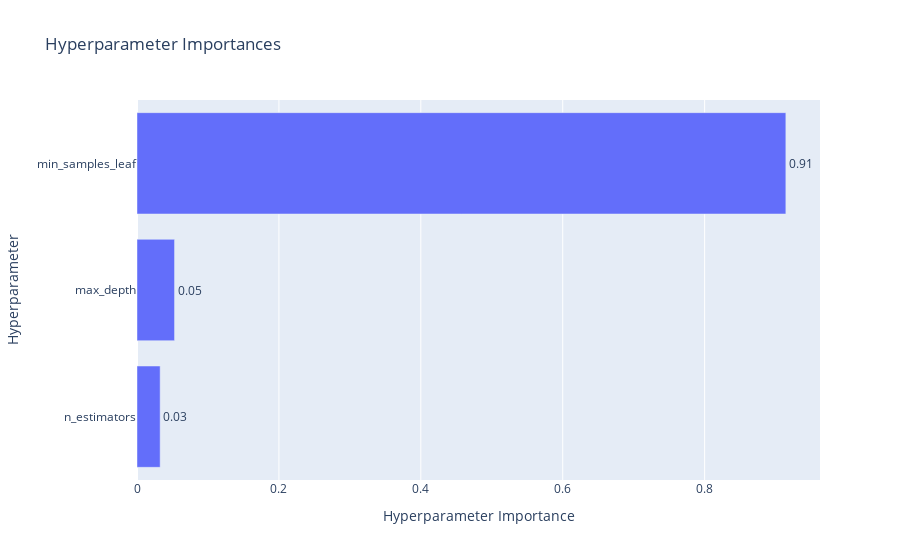

The cell this chart's notebook holds for it:
### Markdown cell above
График важности гиперпараметров

### Code cell
optuna.visualization.plot_param_importances(study, target_name = 'f1_score')

### Figure 1 — Plotly figure (JSON) as saved in the notebook; plotly's stock layout.template omitted (floating-point values rounded to 4 significant figures)
{"data": [{"cliponaxis": false, "hovertemplate": ["n_estimators (IntDistribution): 0.032624848470175084<extra></extra>", "max_depth (IntDistribution): 0.05290109151891354<extra></extra>", "min_samples_leaf (IntDistribution): 0.9144740600109114<extra></extra>"], "name": "f1_score", "orientation": "h", "text": ["0.03", "0.05", "0.91"], "textposition": "outside", "type": "bar", "x": [0.03262, 0.0529, 0.9145], "y": ["n_estimators", "max_depth", "min_samples_leaf"]}], "layout": {"title": {"text": "Hyperparameter Importances"}, "xaxis": {"title": {"text": "Hyperparameter Importance"}}, "yaxis": {"title": {"text": "Hyperparameter"}}}}
